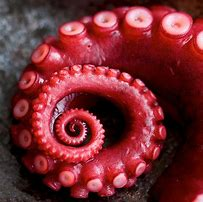
#> input picture Python 2022/NumPy Arrays Matplotlib/octopus.jpg, 203 x 202 px
$ python singularvaluedecomposition.py
#> lines starting #> are read from the running program, lines starting #| are printed output that depends on the picture
import matplotlib.pyplot as plt    # need for plotting an image
import matplotlib.image as mpimg   # need for image loading and saving
import numpy as np                 # need for manipulating arrays
from numpy import linalg as la     # need for finding SVD

img = mpimg.imread('octopus.jpg')        # you need to download the image from Canvas/Files/Labs
#> img is the input picture: shape (202, 203, 3); mean R, G, B 117.3, 43.1, 48.7
plt.imshow(img)
plt.show()
print(img.ndim)
#| 3
X, Y, Z = img.shape                # get the image array dimensions
#> X = 202; Y = 203; Z = 3
print(X, Y, Z)
#| 202 203 3
print(img.dtype)                   # array value type
#| uint8
print(img.max())                   # max number in the array
#| 255
print(img.min())                   # min number in the array
#| 0

# red pixels
red = img[:, :, 0]
print('red pixels:')
print(red)
#> (printed output is left out)

# green pixels
green = img[:, :, 1]
print('green pixels:')
print(green)
#> (printed output is left out)

# blue pixels
blue = img[:, :, 2]
print('blue pixels:')
print(blue)
#> (printed output is left out)

# find SVD
U, s, Vt = la.svd(red)
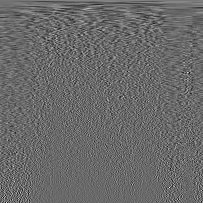
#> Vt: shape (203, 203) float64; min -0.372, max 0.524, mean 0.000538; drawn with min black and max white
#> s = 202 values, max 25422.3 at index 0, min 0.21 at index 201, mean 441.8
print(U.shape, s.shape, Vt.shape)
#| (202, 202) (202,) (203, 203)

# verify SVD
Sigma = np.zeros((X, Y))  # convert s (a 1D array) into Sigma (a 2D-array)
for i in range(X):
    Sigma[i, i] = s[ i]
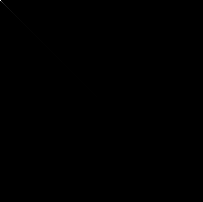
#> Sigma: shape (202, 203) float64; min 0, max 25422.3, mean 2.2; drawn with min black and max white

print(np.allclose(red, U @ Sigma @ Vt)) # verify the equality of the original array and decomposed array
#| True

# visualize the diagonal values of SVD
plt.plot(s)
plt.show()
#> figure, not shown here; curve peaks at x = 0, y = 25422.3

# choose significant values in the diagonal of SVD
k = 50
red_approx = U @ Sigma[:, :k] @ Vt[:k, :]
print(red_approx.shape)
#| (202, 203)
plt.imshow(red_approx, cmap="Reds")
plt.show()

img_recon = np.stack((red, green, blue), axis=2)
plt.imshow(img_recon)
plt.show()

# find SVD
Ug, sg, Vtg = la.svd(green)
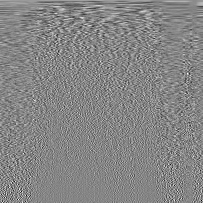
#> Vtg: shape (203, 203) float64; min -0.411, max 0.373, mean 0.000319; drawn with min black and max white
#> sg = 202 values, max 9950.1 at index 0, min 0.0917 at index 201, mean 319.8
print(U.shape , s.shape, Vt.shape)
#| (202, 202) (202,) (203, 203)

# verify SVD
Sigmag = np.zeros((X, Y))  # convert s (a 1D array) into Sigma (a 2D-array)
for i in range(X):
    Sigmag[i, i] = sg[ i]

print(np.allclose(green, Ug @ Sigmag @ Vtg)) # verify the equality of the original array and decomposed array
#| True

# visualize the diagonal values of SVD
plt.plot(sg)
plt.show()
#> figure, not shown here; curve peaks at x = 0, y = 9950.1

# choose significant values in the diagonal of SVD
k = 50
green_approx = Ug @ Sigmag[:, :k] @ Vtg[:k, :]
print(green_approx.shape)
#| (202, 203)
plt.imshow(green_approx, cmap="Greens")
plt.show()

img_recon = np.stack((red, green, blue), axis=2)
plt.imshow(img_recon)
plt.show()

# find SVD
Ub, sb, Vtb = la.svd(blue)
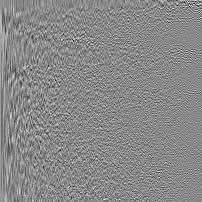
#> Ub: shape (202, 202) float64; min -0.406, max 0.351, mean 0.000404; drawn with min black and max white
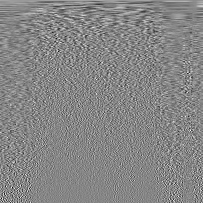
#> Vtb: shape (203, 203) float64; min -0.406, max 0.366, mean 0.000488; drawn with min black and max white
#> sb = 202 values, max 11220.5 at index 0, min 0.293 at index 201, mean 344.4
print(Ub.shape, sb.shape, Vtb.shape)
#| (202, 202) (202,) (203, 203)

# verify SVD
Sigmab = np.zeros((X, Y))  # convert s (a 1D array) into Sigma (a 2D-array)
for i in range(X):
    Sigmab[i, i] = sb[ i]

print(np.allclose(blue, Ub @ Sigmab @ Vtb)) # verify the equality of the original array and decomposed array
#| True

# visualize the diagonal values of SVD
plt.plot(sb)
plt.show()
#> figure, not shown here; curve peaks at x = 0, y = 11220.5

# choose significant values in the diagonal of SVD
k = 50
blue_approx = Ub @ Sigmab[:, :k] @ Vtb[:k, :]
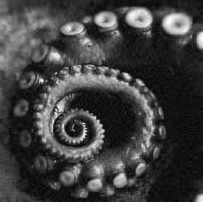
#> blue_approx: shape (202, 203) float64; min -16.69, max 246.5, mean 48.7; drawn with min black and max white
print(blue_approx.shape)
#| (202, 203)
plt.imshow(blue_approx, cmap="Blues")
plt.show()

img_recon = np.stack((red, green, blue), axis=2)
plt.imshow(img_recon)
plt.show()

# apply SVD to all pixels at once
img_transposed = np.transpose(img, (2, 0, 1))
U, s, Vt = la.svd(img_transposed)
print(U.shape, s.shape, Vt.shape)
#| (3, 202, 202) (3, 202) (3, 203, 203)

Sigma = np.zeros((Z, X, Y))
for j in range(3):
    np.fill_diagonal(Sigma[j, :, :], s[j, :])

k = 50
img_approx = U @ Sigma[..., :k] @ Vt[..., :k, :]
img_approx = np.transpose(img_approx, (1, 2, 0))
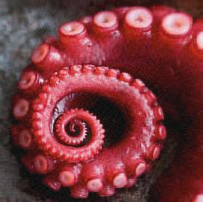
#> img_approx: shape (202, 203, 3) float64; mean of channels 0, 1, 2 117.3, 43.1, 48.7; drawn with min black and max white
img_approx = img_approx - img_approx.min()
img_approx = img_approx / img_approx.max()
plt.imshow(img_approx)
plt.show()

plt.imsave("octopus_new.jpg", img_approx)
